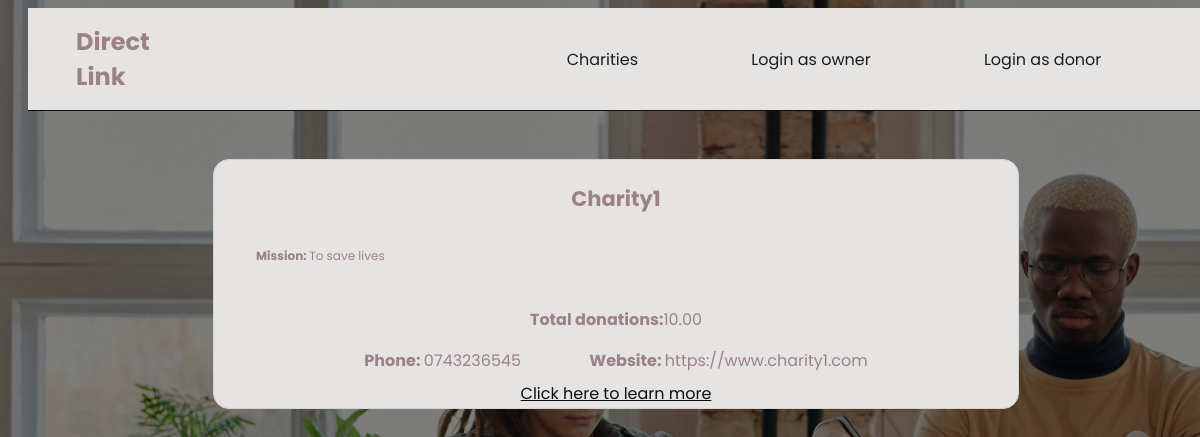
The app's page /charity/list, older data.
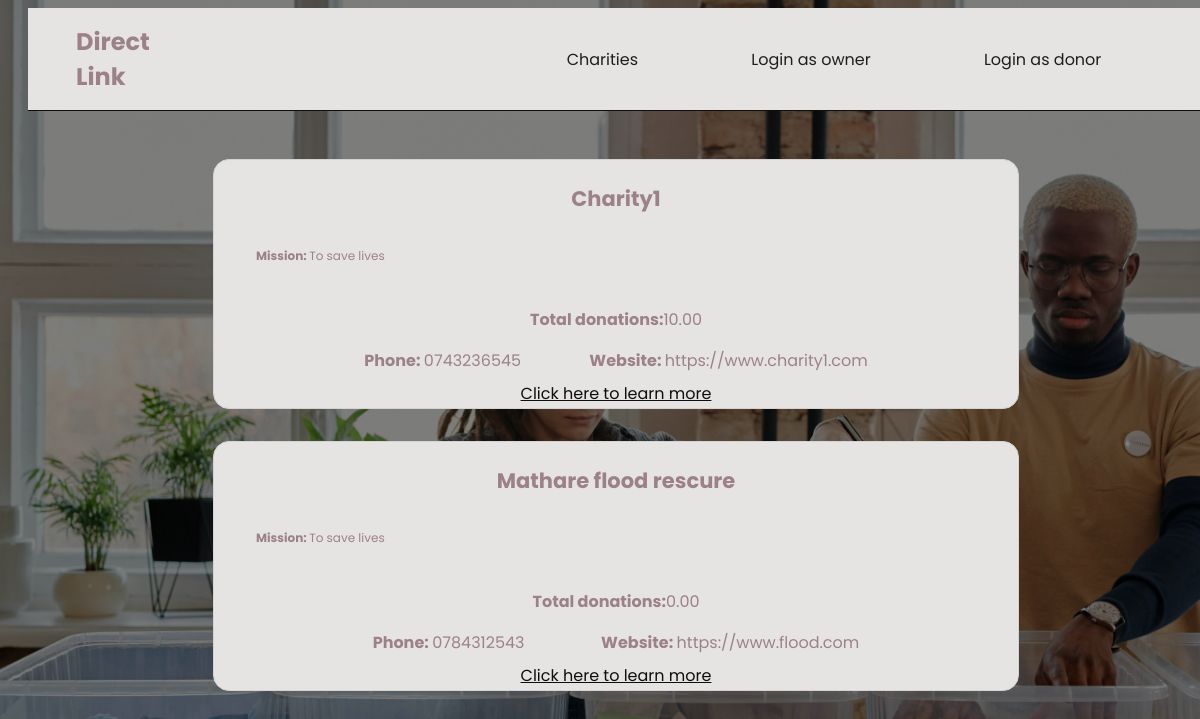
The same page, newer data.
### charity/models.py (models this page shows, shortened)
class Charity(models.Model):
    name = models.CharField(max_length=100)
    description = models.TextField()
    phone_number = models.CharField(max_length=20)
    address = models.CharField(max_length=255)
    website = models.URLField(blank=True, null=True)
    logo = models.ImageField(upload_to=upload_path, blank=True, null=True)
    total_donations = models.DecimalField(max_digits=10, decimal_places=2, default=0)
    mission = models.CharField(max_length=500)
    creator = models.ForeignKey(Owner, on_delete=models.SET_NULL, null=True)

### charity/views.py (the view)
# urls.py: path("list", views.get_charities, name="charity_get_all"),
def get_charities(request):
    charities = Charity.objects.all()
    return render(request, 'charity/list/index.html', {'charities': charities})

### charity/templates/charity/list/index.html (shortened to what this page needs)
{% extends 'bases/owner_base.html' %}
{% block content %}
   {% if user.role == 'owner' %}
        {% include 'components/owner_navbar.html' %}
    {% elif user.role == 'donor' %}
        {% include 'components/donor_navbar.html' %}
    {% else %}
        {% include 'components/navbar.html' %}
    {% endif %}
    <section class="charity_list">
        {% for charity in charities %}
        <article class="charity" style="margin-top:2rem;">
            <h3 class="charity_name">{{ charity.name }}</h3>
            <p class="charity_mission"><b>Mission: </b>{{ charity.mission }}</p>
            <span class="total_donations mt_1"><b>Total donations:</b>{{ charity.total_donations }}</span>
            <div class="charity_contacts  mt_1 flex flex_row justify_space_evenly items_center p_1">
                <span class="phone"><b>Phone: </b>{{ charity.phone_number }}<br></span>
                <span class="website"><b>Website: </b>{{ charity.website }}</span>
            </div>
            <a href='{{ charity.id }}'  alt='Open {{ charity.namea }} details' class="add2_txt_hover pri_txt ">Click here to learn more</a>
        </article>
    {% endfor %}
    </section>
{% endblock content %}

### charity/templates/bases/owner_base.html (shortened to what this page needs)
<!doctype html>
{% load static %}
<html lang="en">
<head>
    <link rel="stylesheet" href="{% static 'main.css' %}">
</head>
<body class="owner_body">
    <main class="main" style="padding-top:0px">
        {% block content %} {% endblock content %}
    </main>
</body>
</html>

### charity/templates/components/navbar.html
{% url 'charity:charity_get_all' as all_charities %}
{% url 'donor:donor_login' as donor_login %}
<nav class="navbar flex justify_space_btwn">
    <div class="nav_branding">
        Direct Link
    </div>
    <section class="nav_links flex justify_space_around items_center">
        <a href="{{ all_charities }}" class="nav_link">Charities</a>
            <a href="owner/login" class="nav_link">Login as owner</a>
            <a href="{{ donor_login }}" class="nav_link">Login as donor</a>
    </section>
</nav>

### static/main.css (style rules this page uses)
:root { --primary: #D8E2DC; --secondary: #FFE5D9; --tertiary: #FFCAD4; --additional_1: #F4ACB7; --additional_2: #9D8189; }
* { font-family: "Poppins", sans-serif; }
body { background: #fefefe; background-repeat:no-repeat; padding:0px; }
.owner_body { background-image:url('backgrounds/owner.jpg'); background-size:cover; color:var(--additional_2) }
body::before { content: ''; position: absolute; top: 0; left: 0; width: 100%; height: 100%; background-color: rgba(0, 0, 0, 0.5); z-index: -5; }
main { margin:0; padding:8px; display:flex; flex-direction:column; justify-content:flex-start; align-items:center; width:100vw; min-height:100vh; height:fit-content; }
.p_1 { padding:0.5rem; }
.mt_1 { margin-top:0.5rem; }
.pri_txt { color:#0e0e0e }
.add2_txt_hover { transition: all ease-in-out 0.3s; }
.flex { display:flex; }
.flex_row { flex-direction: row; }
.justify_space_btwn { justify-content: space-between }
.justify_space_around { justify-content: space-around }
.justify_space_evenly { justify-content: space-evenly }
.items_center { align-items:center; }
.navbar { background-color:#E5E4E2; width:90%; border-bottom: 1px solid #0e0e0e; padding: 1rem 3rem 1rem 3rem; margin-bottom:1rem; }
.nav_branding { width:100px; height:90%; font-weight:bold; font-size:24px; }
.nav_links { width:60%; }
.nav_link { color: #1e1e1e; text-decoration:none; padding:4px; margin-left:4px; }
.charity_list { display:flex; flex-direction:column; justify-content:flex-start; align-items:center; width:95%; height:800px; overflow-y:scroll; }
.charity { width:80%; max-width:800px; border:lightgray solid 1px; padding:2px; heigth:50px; display:flex; flex-direction:column; justify-content:center; align-items:center; border-radius:1rem; background-color:#E5E4E2; }
.charity_name { text-align:center; font-size:21px; }
.charity_mission { font-size:12px; width:90%; height:40px; border:black grey 1px; }
.charity_contacts { width:80%; }

Row changes from the older to the newer data that the page shows:
added Charity: name "Mathare flood rescure", mission "To save lives", total_donations "0.00", phone_number "0784312543", website "https://www.flood.com"
